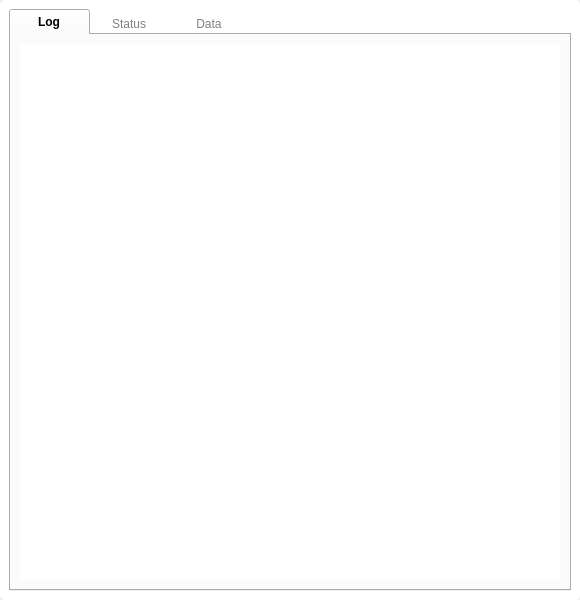
<?xml version="1.0" encoding="UTF-8"?>
<ui version="4.0">
 <class>Form</class>
 <widget class="QWidget" name="Form">
  <property name="windowModality">
   <enum>Qt::NonModal</enum>
  </property>
  <property name="geometry">
   <rect>
    <x>0</x>
    <y>0</y>
    <width>580</width>
    <height>600</height>
   </rect>
  </property>
  <property name="maximumSize">
   <size>
    <width>580</width>
    <height>16777215</height>
   </size>
  </property>
  <property name="windowTitle">
   <string>Form</string>
  </property>
  <property name="styleSheet">
   <string notr="true">#frame {
	background-color: white;
	border-radius: 5px;
}

QTabBar::tab {
	width: 80px;
}

QTabBar::tab:selected {
	font-weight: bold;
	
}

QTabBar::tab:!selected {
	color: gray;
	border: none;
}

QTabBar::tab:top:!selected {
    margin-top: 3px;
}

QTabBar::tab:bottom:!selected {
    margin-bottom: 3px;
}

QTabBar::tab:!selected:hover {
    background: lightgray;
}</string>
  </property>
  <layout class="QVBoxLayout" name="verticalLayout">
   <property name="spacing">
    <number>0</number>
   </property>
   <property name="leftMargin">
    <number>0</number>
   </property>
   <property name="topMargin">
    <number>0</number>
   </property>
   <property name="rightMargin">
    <number>0</number>
   </property>
   <property name="bottomMargin">
    <number>0</number>
   </property>
   <item>
    <widget class="QFrame" name="frame">
     <property name="frameShape">
      <enum>QFrame::StyledPanel</enum>
     </property>
     <property name="frameShadow">
      <enum>QFrame::Raised</enum>
     </property>
     <layout class="QVBoxLayout" name="verticalLayout_5">
      <item>
       <widget class="QTabWidget" name="tabWidget">
        <property name="cursor">
         <cursorShape>ArrowCursor</cursorShape>
        </property>
        <property name="tabShape">
         <enum>QTabWidget::Rounded</enum>
        </property>
        <property name="currentIndex">
         <number>0</number>
        </property>
        <widget class="QWidget" name="log_panel">
         <attribute name="title">
          <string>Log</string>
         </attribute>
         <layout class="QVBoxLayout" name="verticalLayout_2">
          <item>
           <widget class="QPlainTextEdit" name="log_console">
            <property name="frameShape">
             <enum>QFrame::NoFrame</enum>
            </property>
            <property name="frameShadow">
             <enum>QFrame::Plain</enum>
            </property>
            <property name="readOnly">
             <bool>true</bool>
            </property>
           </widget>
          </item>
         </layout>
        </widget>
        <widget class="QWidget" name="status_panel">
         <attribute name="title">
          <string>Status</string>
         </attribute>
         <layout class="QVBoxLayout" name="verticalLayout_3">
          <item>
           <widget class="QLabel" name="client_label">
            <property name="styleSheet">
             <string notr="true">font-size: 11pt;</string>
            </property>
            <property name="text">
             <string>Client</string>
            </property>
           </widget>
          </item>
          <item>
           <widget class="QTreeWidget" name="client_status_tree">
            <property name="sizePolicy">
             <sizepolicy hsizetype="Expanding" vsizetype="Minimum">
              <horstretch>0</horstretch>
              <verstretch>0</verstretch>
             </sizepolicy>
            </property>
            <property name="editTriggers">
             <set>QAbstractItemView::NoEditTriggers</set>
            </property>
            <property name="selectionMode">
             <enum>QAbstractItemView::NoSelection</enum>
            </property>
            <property name="headerHidden">
             <bool>false</bool>
            </property>
            <column>
             <property name="text">
              <string>Property</string>
             </property>
            </column>
            <column>
             <property name="text">
              <string>Value</string>
             </property>
            </column>
           </widget>
          </item>
          <item>
           <widget class="QLabel" name="server_label">
            <property name="styleSheet">
             <string notr="true">font-size: 11pt;</string>
            </property>
            <property name="text">
             <string>Server</string>
            </property>
           </widget>
          </item>
          <item>
           <widget class="QTreeWidget" name="server_status_tree">
            <property name="sizePolicy">
             <sizepolicy hsizetype="Expanding" vsizetype="Minimum">
              <horstretch>0</horstretch>
              <verstretch>0</verstretch>
             </sizepolicy>
            </property>
            <property name="editTriggers">
             <set>QAbstractItemView::NoEditTriggers</set>
            </property>
            <property name="selectionMode">
             <enum>QAbstractItemView::NoSelection</enum>
            </property>
            <column>
             <property name="text">
              <string>Property</string>
             </property>
            </column>
            <column>
             <property name="text">
              <string>Value</string>
             </property>
            </column>
           </widget>
          </item>
          <item>
           <spacer name="verticalSpacer_2">
            <property name="orientation">
             <enum>Qt::Vertical</enum>
            </property>
            <property name="sizeHint" stdset="0">
             <size>
              <width>20</width>
              <height>40</height>
             </size>
            </property>
           </spacer>
          </item>
         </layout>
        </widget>
        <widget class="QWidget" name="data_panel">
         <attribute name="title">
          <string>Data</string>
         </attribute>
         <layout class="QVBoxLayout" name="verticalLayout_4">
          <item>
           <widget class="QLabel" name="label_3">
            <property name="styleSheet">
             <string notr="true">font-size: 11pt;</string>
            </property>
            <property name="text">
             <string>Client</string>
            </property>
           </widget>
          </item>
          <item>
           <widget class="QTreeWidget" name="client_data_tree">
            <property name="sizePolicy">
             <sizepolicy hsizetype="Expanding" vsizetype="Minimum">
              <horstretch>0</horstretch>
              <verstretch>0</verstretch>
             </sizepolicy>
            </property>
            <property name="verticalScrollBarPolicy">
             <enum>Qt::ScrollBarAsNeeded</enum>
            </property>
            <property name="horizontalScrollBarPolicy">
             <enum>Qt::ScrollBarAsNeeded</enum>
            </property>
            <property name="sizeAdjustPolicy">
             <enum>QAbstractScrollArea::AdjustIgnored</enum>
            </property>
            <property name="editTriggers">
             <set>QAbstractItemView::NoEditTriggers</set>
            </property>
            <property name="selectionMode">
             <enum>QAbstractItemView::NoSelection</enum>
            </property>
            <property name="animated">
             <bool>false</bool>
            </property>
            <column>
             <property name="text">
              <string>Property</string>
             </property>
            </column>
            <column>
             <property name="text">
              <string>Value</string>
             </property>
            </column>
           </widget>
          </item>
          <item>
           <widget class="QLabel" name="label_4">
            <property name="styleSheet">
             <string notr="true">font-size: 11pt;</string>
            </property>
            <property name="text">
             <string>Server</string>
            </property>
           </widget>
          </item>
          <item>
           <widget class="QTreeWidget" name="server_data_tree">
            <property name="sizePolicy">
             <sizepolicy hsizetype="Expanding" vsizetype="Minimum">
              <horstretch>0</horstretch>
              <verstretch>0</verstretch>
             </sizepolicy>
            </property>
            <property name="editTriggers">
             <set>QAbstractItemView::NoEditTriggers</set>
            </property>
            <property name="selectionMode">
             <enum>QAbstractItemView::NoSelection</enum>
            </property>
            <column>
             <property name="text">
              <string>Property</string>
             </property>
            </column>
            <column>
             <property name="text">
              <string>Value</string>
             </property>
            </column>
           </widget>
          </item>
          <item>
           <spacer name="verticalSpacer">
            <property name="orientation">
             <enum>Qt::Vertical</enum>
            </property>
            <property name="sizeHint" stdset="0">
             <size>
              <width>20</width>
              <height>40</height>
             </size>
            </property>
           </spacer>
          </item>
         </layout>
        </widget>
       </widget>
      </item>
     </layout>
    </widget>
   </item>
  </layout>
 </widget>
 <resources/>
 <connections/>
</ui>
